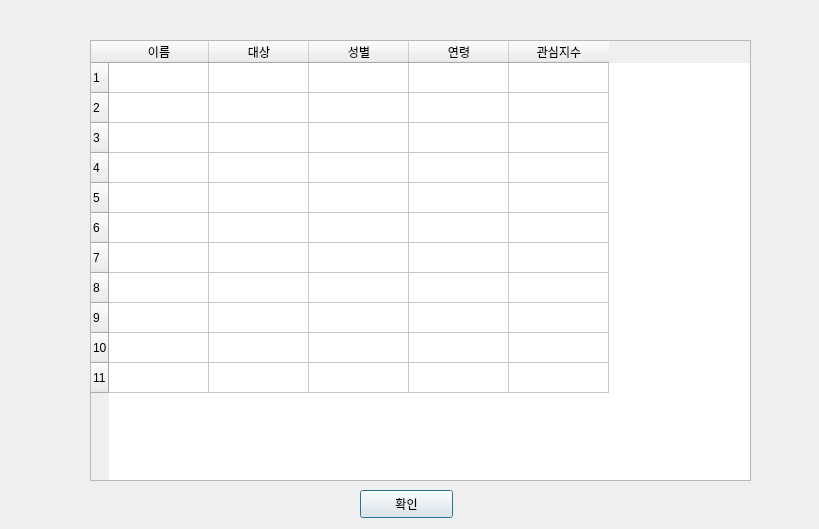
<?xml version="1.0" encoding="UTF-8"?>
<ui version="4.0">
 <class>Dialog</class>
 <widget class="QDialog" name="Dialog">
  <property name="geometry">
   <rect>
    <x>0</x>
    <y>0</y>
    <width>819</width>
    <height>529</height>
   </rect>
  </property>
  <property name="windowTitle">
   <string>Dialog</string>
  </property>
  <widget class="QTableWidget" name="tableWidget">
   <property name="geometry">
    <rect>
     <x>90</x>
     <y>40</y>
     <width>661</width>
     <height>441</height>
    </rect>
   </property>
   <row>
    <property name="text">
     <string>1</string>
    </property>
   </row>
   <row>
    <property name="text">
     <string>2</string>
    </property>
   </row>
   <row>
    <property name="text">
     <string>3</string>
    </property>
   </row>
   <row>
    <property name="text">
     <string>4</string>
    </property>
   </row>
   <row>
    <property name="text">
     <string>5</string>
    </property>
   </row>
   <row>
    <property name="text">
     <string>6</string>
    </property>
   </row>
   <row>
    <property name="text">
     <string>7</string>
    </property>
   </row>
   <row>
    <property name="text">
     <string>8</string>
    </property>
   </row>
   <row>
    <property name="text">
     <string>9</string>
    </property>
   </row>
   <row>
    <property name="text">
     <string>10</string>
    </property>
   </row>
   <row>
    <property name="text">
     <string>11</string>
    </property>
   </row>
   <column>
    <property name="text">
     <string>이름</string>
    </property>
   </column>
   <column>
    <property name="text">
     <string>대상</string>
    </property>
   </column>
   <column>
    <property name="text">
     <string>성별</string>
    </property>
   </column>
   <column>
    <property name="text">
     <string>연령</string>
    </property>
   </column>
   <column>
    <property name="text">
     <string>관심지수</string>
    </property>
   </column>
   <item row="0" column="0">
    <property name="text">
     <string/>
    </property>
   </item>
   <item row="0" column="1">
    <property name="text">
     <string/>
    </property>
   </item>
   <item row="0" column="2">
    <property name="text">
     <string/>
    </property>
   </item>
   <item row="0" column="3">
    <property name="text">
     <string/>
    </property>
   </item>
   <item row="0" column="4">
    <property name="text">
     <string/>
    </property>
   </item>
   <item row="1" column="0">
    <property name="text">
     <string/>
    </property>
   </item>
   <item row="1" column="1">
    <property name="text">
     <string/>
    </property>
   </item>
   <item row="1" column="2">
    <property name="text">
     <string/>
    </property>
   </item>
   <item row="1" column="3">
    <property name="text">
     <string/>
    </property>
   </item>
   <item row="1" column="4">
    <property name="text">
     <string/>
    </property>
   </item>
  </widget>
  <widget class="QPushButton" name="pushButton">
   <property name="geometry">
    <rect>
     <x>360</x>
     <y>490</y>
     <width>93</width>
     <height>28</height>
    </rect>
   </property>
   <property name="text">
    <string>확인</string>
   </property>
  </widget>
 </widget>
 <resources/>
 <connections/>
</ui>
